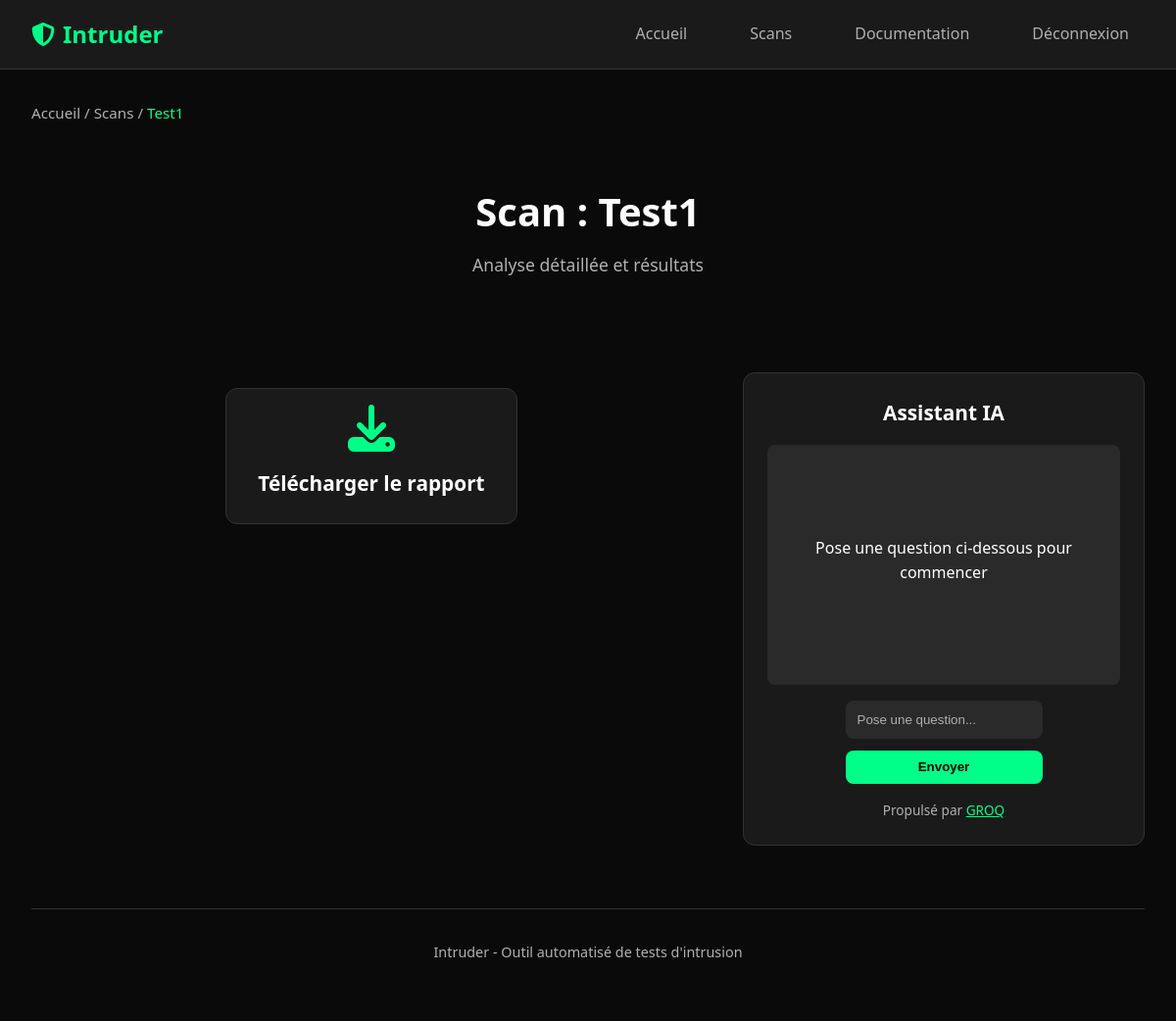
Before: /home/scans/Test1 (signed in) with the older database file.
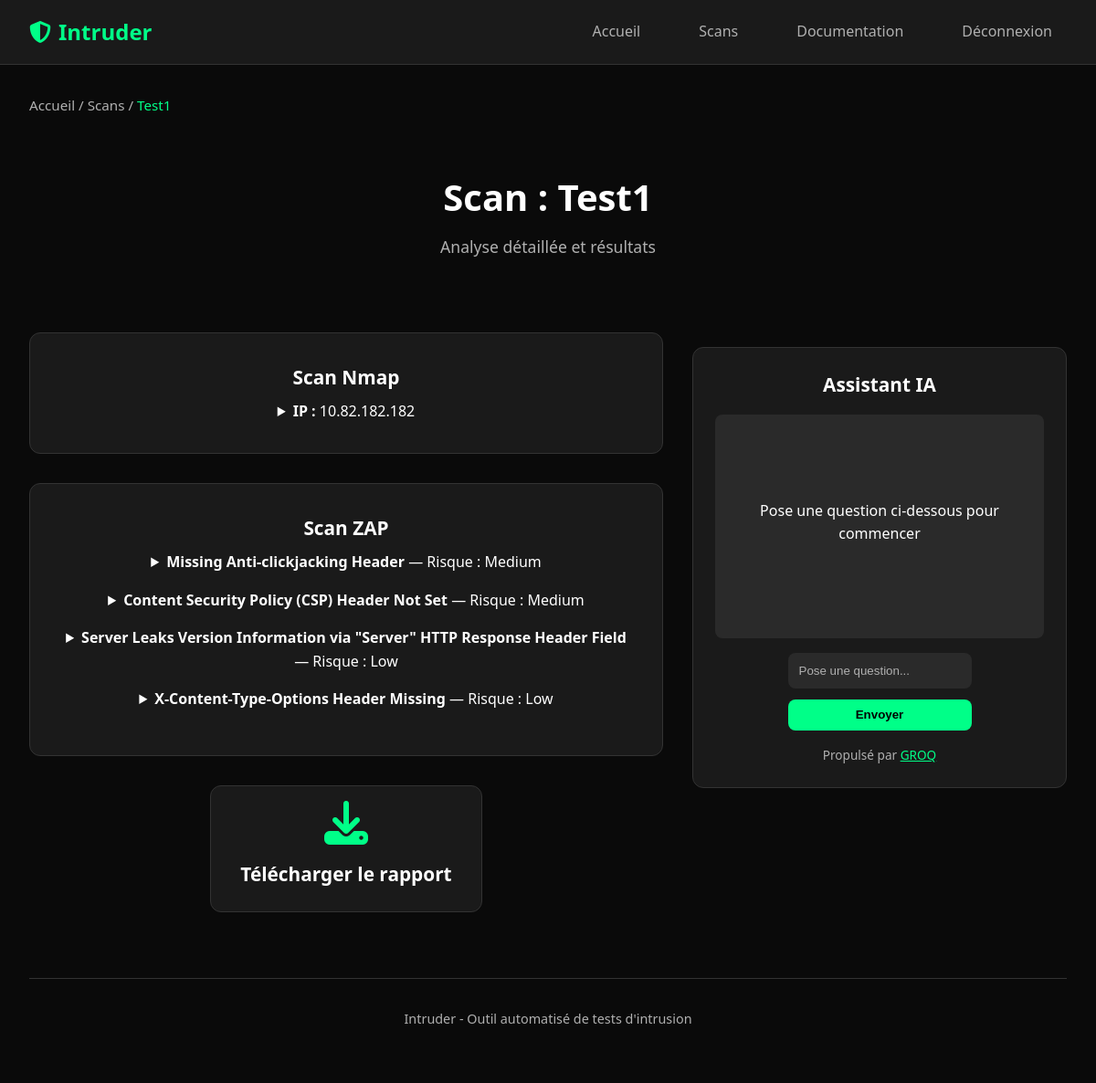
After: the same page with the newer database file.
### tables this page shows
CREATE TABLE PROCESSES (
                    id INTEGER PRIMARY KEY AUTOINCREMENT,
                    processType TEXT NOT NULL, 
                    processOutput TEXT NOT NULL,
                    nameScan TEXT NOT NULL,
                    userId INTEGER,
                    FOREIGN KEY(nameScan) REFERENCES SCANS(scanName)
                );

### app/views.py (the view, shortened to what this page needs)
@views.route("/home/scans/<scanName>", methods=['POST', 'GET'])
@login_required
def scanDetail(scanName):
    scanDetail = getScansDetails(DB_PATH, scanName, current_user.id)
    scanDetail = convertTuples(scanDetail)
    apiKey = current_user.groqApi if current_user.groqApi else None
    return render_template("scanBase.html", scan = scanName, scansContent = scanDetail, user=current_user)

### app/__init__.py (called while the page is built)
def create_app():
    app = Flask(__name__)
    app.config['SECRET_KEY'] = "secretkey123"
    app.config["SQLALCHEMY_DATABASE_URI"] = f"sqlite:///{DB_PATH}"
    app.config['SESSION_COOKIE_SECURE'] = True
    app.config['SESSION_COOKIE_HTTPONLY'] = True
    init_db()
    db.init_app(app)
    from .auth import auth
    from .views import views
    app.register_blueprint(auth, url_prefix='/')
    app.register_blueprint(views, url_prefix='/')
    login_manager = LoginManager()
    login_manager.login_view = 'auth.login'
    login_manager.init_app(app)
    from .models import User
    @login_manager.user_loader
    def load_user(user_id):
        return User.query.get(int(user_id))
    return app

### app/templates/scanBase.html (shortened to what this page needs)
<!DOCTYPE html>
<html lang="fr">
<head>
    <link rel="stylesheet"  href="https://cdnjs.cloudflare.com/ajax/libs/font-awesome/6.5.0/css/all.min.css">
    <link rel="stylesheet" href="{{ url_for('static', filename='style.css') }}">
</head>
<body>
    <header>
        <nav>
            <div class="logo">
                <i class="fa-solid fa-shield-halved" style="color: #00ff88;"></i>
                Intruder
            </div>
            <ul class="nav-links">
               {% if user.is_authenticated %}
                <li><a href="/home">Accueil</a></li>
                <li><a href="/home/scans">Scans</a></li>
                <li><a href="/home/docs">Documentation</a></li>
                <li><a href="/logout" class="cta-link">Déconnexion</a></li>
                {% else %}
                <li><a href="/login" class="cta-link">Connexion</a></li>
                <li><a href="/register" class="cta-link">Inscription</a></li>
                {% endif %}
            </ul>
        </nav>
    </header>
    <div class="container">
        <div class="breadcrumb" style="margin-bottom: 1.5rem;">
            <a href="/home">Accueil</a> /
            <a href="/home/scans">Scans</a> /
            <a href="/home/scans/{{ scan }}" class="active">{{ scan }}</a>
        </div>
        <div class="page-header">
            <h1 class="page-title">Scan : {{ scan }}</h1>
            <p class="page-subtitle">Analyse détaillée et résultats</p>
        </div>
        <div style="display: flex; flex-wrap: wrap; gap: 2rem;">
            <div style="flex: 1 1 60%;">
                {% for detail in scansContent %}
                    <div class="action-card" style="margin-bottom: 2rem;">
                        {% if detail[1] == 'nmap' %}
                            <h2 class="action-title">Scan Nmap</h2>
                            {% if detail[2]|length == 0 %}
                                <p class="action-description">Aucune information intéressante trouvée ici</p>
                            {% else %}
                                {% set scan = detail[2][0] %}
                                <details>
                                    <summary><strong>IP :</strong> {{ scan["ip"] }}</summary>
                                </details>
                            {% endif %}
                        {% endif %}
                        {% if detail[1] == 'zap' %}
                            <h2 class="action-title">Scan ZAP</h2>
                            {% if detail[2]|length == 0 %}
                                <p class="action-description">Aucun résultat signalé.</p>
                            {% else %}
                                <ul>
                                    {% for alert in detail[2] %}
                                        <li style="margin-bottom: 1rem;">
                                            <details>
                                                <summary><strong>{{ alert.name }}</strong> — Risque : {{ alert.risk }}</summary>
                                            </details>
                                        </li>
                                    {% endfor %}
                                </ul>
                            {% endif %}
                        {% endif %}
                    </div>
                {% endfor %}
                <div style="text-align: center; margin-top: 2rem;">
                    <a href="/home/scans/{{ scan }}/export" class="action-card" style="display: inline-block; padding: 1rem 2rem;">
                        <i class="fas fa-download action-icon"></i>
                        <h3 class="action-title">Télécharger le rapport</h3>
                    </a>
                </div>
            </div>
            <div style="flex: 1 1 35%;">
                <div id="ai" class="action-card" style="padding: 1.5rem; margin-top: 1rem; position: sticky; top: 100px;">
                    <h2 class="action-title" style="margin-bottom: 1rem;">Assistant IA</h2>
                    <div id="aiResponse" style="margin-bottom: 1rem; max-height: 300px; overflow-y: auto; background: var(--accent-bg); padding: 1rem; border-radius: 8px; white-space: pre-wrap;">
                        {% if response %}
                            <p><strong>Utilisateur :</strong> {{ question }}</p>
                            <p><strong>IA :</strong> {{ response }}</p>
                        {% else %}
                            <p>Pose une question ci‑dessous pour commencer</p>
                        {% endif %}
                    </div>
                    <div id="aiFooter">
                        <form action="" id="aiForm" method="post" style="display: flex; flex-direction: column; gap: 0.75rem;">
                            <input type="text" id="aiInput" name="iaInput" placeholder="Pose une question..." required
                                style="padding: 0.75rem; border: none; border-radius: 8px; background: var(--accent-bg); color: var(--primary-text);">
                            <input type="submit" value="Envoyer" name="asking"
                                style="padding: 0.6rem; border: none; border-radius: 8px; background: var(--accent-color); color: #000; font-weight: bold; cursor: pointer;">
                        </form>
                        <p style="margin-top: 1rem; font-size: 0.85rem; color: var(--secondary-text);">
                            Propulsé par <a href="https://groq.com" target="_blank" style="color: var(--accent-color);">GROQ</a>
                        </p>
                    </div>
                </div>
            </div>
        </div>
        <div class="footer">
            <p class="footer-text">Intruder - Outil automatisé de tests d'intrusion</p>
        </div>
    </div>
</body>
</html>

### app/static/style.css (style rules this page uses)
* { margin: 0; padding: 0; box-sizing: border-box; }
:root { --primary-bg: #0a0a0a; --secondary-bg: #1a1a1a; --accent-bg: #2a2a2a; --primary-text: #ffffff; --secondary-text: #b0b0b0; --accent-color: #00ff88; --border-color: #333333; --hover-bg: #333333; }
body { font-family: 'Segoe UI', Tahoma, Geneva, Verdana, sans-serif; background: var(--primary-bg); color: var(--primary-text); line-height: 1.6; min-height: 100vh; }
header { background: var(--secondary-bg); border-bottom: 1px solid var(--border-color); position: sticky; top: 0; z-index: 100; }
nav { display: flex; justify-content: space-between; align-items: center; padding: 1rem 2rem; max-width: 1200px; margin: 0 auto; }
ul { list-style: none; }
.logo { font-size: 1.5rem; font-weight: bold; color: var(--accent-color); display: flex; align-items: center; gap: 0.5rem; }
.nav-links { display: flex; gap: 2rem; list-style: none; }
.nav-links a { color: var(--secondary-text); text-decoration: none; padding: 0.5rem 1rem; border-radius: 6px; transition: all 0.2s ease; }
.container { max-width: 1200px; margin: 0 auto; padding: 2rem; }
.page-header { text-align: center; margin-bottom: 3rem; padding: 2rem 0; }
.page-title { font-size: 2.5rem; margin-bottom: 0.5rem; color: var(--primary-text); }
.page-subtitle { color: var(--secondary-text); font-size: 1.1rem; }
.action-card { background: var(--secondary-bg); border: 1px solid var(--border-color); border-radius: 12px; padding: 2rem; text-decoration: none; color: var(--primary-text); transition: all 0.2s ease; display: flex; flex-direction: column; align-items: center; text-align: center; position: relative; overflow: hidden; }
.action-card::before { content: ''; position: absolute; top: 0; left: -100%; width: 100%; height: 2px; background: var(--accent-color); transition: left 0.3s ease; }
.action-icon { font-size: 3rem; color: var(--accent-color); margin-bottom: 1rem; }
.action-title { font-size: 1.3rem; margin-bottom: 0.5rem; font-weight: 600; }
.footer { margin-top: 4rem; padding: 2rem 0; text-align: center; border-top: 1px solid var(--border-color); }
.footer-text { color: var(--secondary-text); font-size: 0.9rem; }
#ai input[type="text"]::placeholder { color: var(--secondary-text); }
#aiResponse p { margin-bottom: 0.5rem; color: var(--primary-text); white-space: pre-wrap; word-wrap: break-word; }
.breadcrumb { font-size: 0.95rem; color: var(--secondary-text); margin-bottom: 1.5rem; }
.breadcrumb a { color: var(--secondary-text); text-decoration: none; transition: color 0.2s ease; }
.breadcrumb a.active { color: var(--accent-color); font-weight: 500; }
.page-header, .actions-grid { animation: fadeIn 0.8s ease; }

Changed rows visible on the page:
added PROCESSES: ip "10.82.182.182"
added PROCESSES: name "Missing Anti-clickjacking Header" "Content Security Policy (CSP) Header Not Set" "Server Leaks Version Information via \"Server\" HTTP Response Header Field" "X-Content-Type-Options Header Missing", risk "Medium" "Medium" "Low" "Low"
